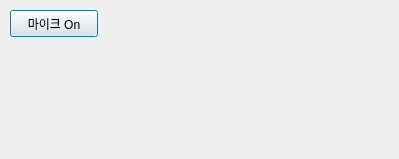
<?xml version="1.0" encoding="UTF-8"?>
<ui version="4.0">
 <class>Dialog</class>
 <widget class="QDialog" name="Dialog">
  <property name="geometry">
   <rect>
    <x>0</x>
    <y>0</y>
    <width>399</width>
    <height>159</height>
   </rect>
  </property>
  <property name="windowTitle">
   <string>Dialog</string>
  </property>
  <widget class="QPushButton" name="btnMic">
   <property name="geometry">
    <rect>
     <x>10</x>
     <y>10</y>
     <width>88</width>
     <height>27</height>
    </rect>
   </property>
   <property name="text">
    <string>마이크 On</string>
   </property>
  </widget>
  <widget class="QLabel" name="label">
   <property name="geometry">
    <rect>
     <x>20</x>
     <y>50</y>
     <width>361</width>
     <height>91</height>
    </rect>
   </property>
   <property name="text">
    <string/>
   </property>
  </widget>
 </widget>
 <resources/>
 <connections/>
</ui>
